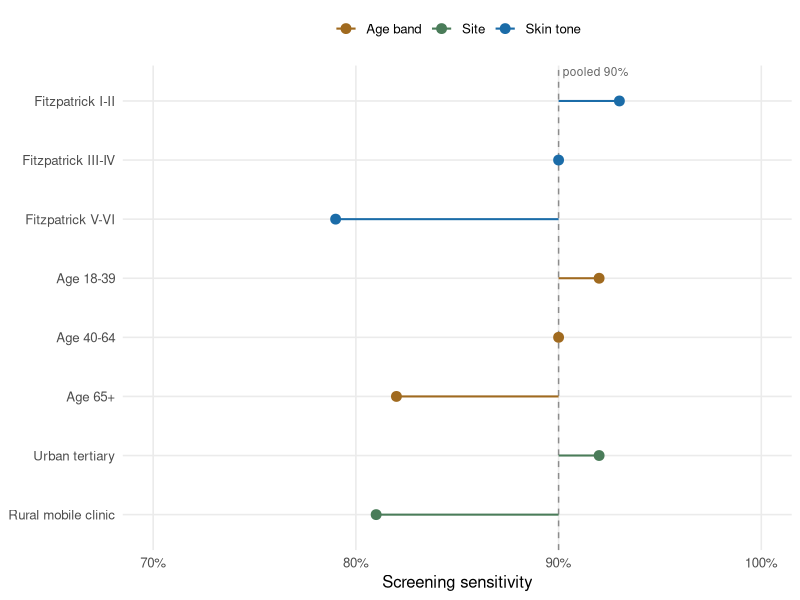

Recreate this plot in R.
## ---- chunk 1
#| label: fig-screening-equity
#| fig-cap: "Illustrative: sensitivity of a population diabetic-retinopathy screening model across demographic subgroups, with the pooled sensitivity (dashed) for reference. Subgroups with the fewest training examples, the darkest skin tones, the oldest age band, and the rural mobile-clinic site, fall furthest below the pooled figure. The numbers are illustrative and not from a specific study; the pattern, a disparity gap that a single headline sensitivity conceals, is the point."
#| echo: false
#| fig-width: 7
#| fig-height: 4.2
library(ggplot2)
library(tibble)
eq <- tibble::tribble(
  ~axis,        ~subgroup,               ~sensitivity,
  "Skin tone",  "Fitzpatrick I-II",       0.93,
  "Skin tone",  "Fitzpatrick III-IV",     0.90,
  "Skin tone",  "Fitzpatrick V-VI",       0.79,
  "Age band",   "Age 18-39",              0.92,
  "Age band",   "Age 40-64",              0.90,
  "Age band",   "Age 65+",                0.82,
  "Site",       "Urban tertiary",         0.92,
  "Site",       "Rural mobile clinic",    0.81
)
pooled <- 0.90
eq$subgroup <- factor(eq$subgroup, levels = rev(eq$subgroup))
ggplot(eq, aes(sensitivity, subgroup, colour = axis)) +
  geom_vline(xintercept = pooled, linetype = "dashed",
             colour = "grey55") +
  geom_segment(aes(x = pooled, xend = sensitivity, yend = subgroup),
               linewidth = 0.7) +
  geom_point(size = 3) +
  annotate("text", x = pooled + 0.002, y = 8.5,
           label = "pooled 90%", hjust = 0, size = 3,
           colour = "grey40") +
  scale_x_continuous(limits = c(0.7, 1), labels = scales::percent) +
  scale_colour_manual(values = c(
    "Skin tone" = "#1b6ca8",
    "Age band"  = "#a06a1f",
    "Site"      = "#4a7c59")) +
  labs(x = "Screening sensitivity", y = NULL, colour = NULL) +
  theme_minimal(base_size = 12) +
  theme(legend.position = "top",
        panel.grid.minor = element_blank())
